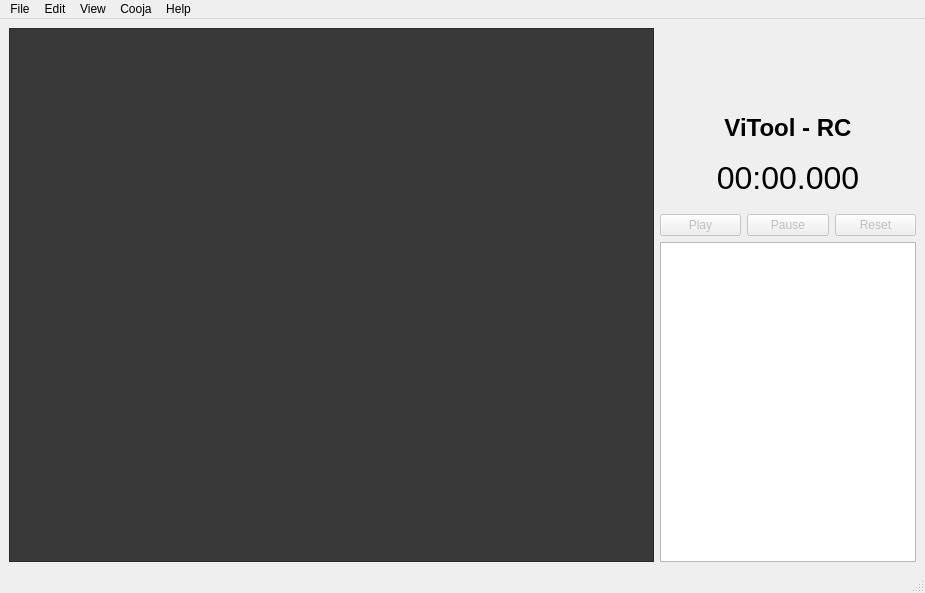
<?xml version="1.0" encoding="UTF-8"?>
<ui version="4.0">
 <class>MainWindow</class>
 <widget class="QMainWindow" name="MainWindow">
  <property name="geometry">
   <rect>
    <x>0</x>
    <y>0</y>
    <width>925</width>
    <height>593</height>
   </rect>
  </property>
  <property name="sizePolicy">
   <sizepolicy hsizetype="Preferred" vsizetype="Preferred">
    <horstretch>1</horstretch>
    <verstretch>0</verstretch>
   </sizepolicy>
  </property>
  <property name="windowTitle">
   <string>Visualizer Tool based on RPL Cooja</string>
  </property>
  <widget class="QWidget" name="centralwidget">
   <layout class="QHBoxLayout" name="horizontalLayout_2">
    <item>
     <widget class="QGraphicsView" name="graphicsView">
      <property name="enabled">
       <bool>true</bool>
      </property>
      <property name="sizePolicy">
       <sizepolicy hsizetype="Expanding" vsizetype="Expanding">
        <horstretch>1</horstretch>
        <verstretch>0</verstretch>
       </sizepolicy>
      </property>
      <property name="cursor" stdset="0">
       <cursorShape>OpenHandCursor</cursorShape>
      </property>
      <property name="styleSheet">
       <string notr="true">background-color: rgb(57, 57, 57);</string>
      </property>
      <property name="verticalScrollBarPolicy">
       <enum>Qt::ScrollBarAlwaysOff</enum>
      </property>
      <property name="horizontalScrollBarPolicy">
       <enum>Qt::ScrollBarAlwaysOff</enum>
      </property>
      <property name="renderHints">
       <set>QPainter::Antialiasing|QPainter::HighQualityAntialiasing|QPainter::SmoothPixmapTransform|QPainter::TextAntialiasing</set>
      </property>
      <property name="dragMode">
       <enum>QGraphicsView::ScrollHandDrag</enum>
      </property>
      <property name="transformationAnchor">
       <enum>QGraphicsView::AnchorUnderMouse</enum>
      </property>
      <property name="resizeAnchor">
       <enum>QGraphicsView::AnchorUnderMouse</enum>
      </property>
      <property name="viewportUpdateMode">
       <enum>QGraphicsView::FullViewportUpdate</enum>
      </property>
     </widget>
    </item>
    <item>
     <layout class="QVBoxLayout" name="verticalLayout" stretch="0,0,0,0,0">
      <property name="sizeConstraint">
       <enum>QLayout::SetDefaultConstraint</enum>
      </property>
      <property name="leftMargin">
       <number>0</number>
      </property>
      <item>
       <widget class="QWidget" name="widget" native="true">
        <property name="minimumSize">
         <size>
          <width>0</width>
          <height>80</height>
         </size>
        </property>
        <widget class="QLabel" name="logo">
         <property name="geometry">
          <rect>
           <x>90</x>
           <y>10</y>
           <width>71</width>
           <height>61</height>
          </rect>
         </property>
         <property name="styleSheet">
          <string notr="true">border-image: url(:/LogoImage/ViTool-CR.png);</string>
         </property>
         <property name="text">
          <string/>
         </property>
         <property name="scaledContents">
          <bool>true</bool>
         </property>
         <property name="alignment">
          <set>Qt::AlignCenter</set>
         </property>
        </widget>
       </widget>
      </item>
      <item>
       <widget class="QLabel" name="label">
        <property name="text">
         <string>&lt;html&gt;&lt;head/&gt;&lt;body&gt;&lt;p align=&quot;center&quot;&gt;&lt;span style=&quot; font-size:18pt; font-weight:600;&quot;&gt;ViTool - RC&lt;/span&gt;&lt;/p&gt;&lt;/body&gt;&lt;/html&gt;</string>
        </property>
       </widget>
      </item>
      <item>
       <widget class="QLabel" name="timer">
        <property name="minimumSize">
         <size>
          <width>0</width>
          <height>60</height>
         </size>
        </property>
        <property name="font">
         <font>
          <pointsize>24</pointsize>
         </font>
        </property>
        <property name="text">
         <string>00:00.000</string>
        </property>
        <property name="alignment">
         <set>Qt::AlignCenter</set>
        </property>
       </widget>
      </item>
      <item>
       <layout class="QHBoxLayout" name="horizontalLayout">
        <item>
         <widget class="QPushButton" name="run">
          <property name="enabled">
           <bool>false</bool>
          </property>
          <property name="text">
           <string>Play</string>
          </property>
         </widget>
        </item>
        <item>
         <widget class="QPushButton" name="pause">
          <property name="enabled">
           <bool>false</bool>
          </property>
          <property name="text">
           <string>Pause</string>
          </property>
         </widget>
        </item>
        <item>
         <widget class="QPushButton" name="reload">
          <property name="enabled">
           <bool>false</bool>
          </property>
          <property name="text">
           <string>Reset</string>
          </property>
         </widget>
        </item>
       </layout>
      </item>
      <item>
       <widget class="QPlainTextEdit" name="log">
        <property name="readOnly">
         <bool>true</bool>
        </property>
        <property name="textInteractionFlags">
         <set>Qt::TextSelectableByKeyboard|Qt::TextSelectableByMouse</set>
        </property>
       </widget>
      </item>
     </layout>
    </item>
   </layout>
  </widget>
  <widget class="QMenuBar" name="menubar">
   <property name="geometry">
    <rect>
     <x>0</x>
     <y>0</y>
     <width>925</width>
     <height>22</height>
    </rect>
   </property>
   <widget class="QMenu" name="menuFile">
    <property name="title">
     <string>File</string>
    </property>
    <addaction name="new_project"/>
    <addaction name="open"/>
    <addaction name="save"/>
    <addaction name="dodag"/>
    <addaction name="separator"/>
    <addaction name="actionClose"/>
   </widget>
   <widget class="QMenu" name="menuEdit">
    <property name="title">
     <string>Edit</string>
    </property>
    <addaction name="editor"/>
    <addaction name="parameters"/>
   </widget>
   <widget class="QMenu" name="menuView">
    <property name="title">
     <string>View</string>
    </property>
    <widget class="QMenu" name="menuRPL_Tree">
     <property name="enabled">
      <bool>false</bool>
     </property>
     <property name="title">
      <string>RPL Tree</string>
     </property>
     <addaction name="topology"/>
     <addaction name="restart"/>
    </widget>
    <addaction name="Energy_consumption"/>
    <addaction name="Latency"/>
    <addaction name="Control_messages"/>
    <addaction name="DODAG_build"/>
    <addaction name="menuRPL_Tree"/>
   </widget>
   <widget class="QMenu" name="menuHelp">
    <property name="title">
     <string>Help</string>
    </property>
    <addaction name="guide"/>
    <addaction name="about"/>
   </widget>
   <widget class="QMenu" name="menuCooja">
    <property name="title">
     <string>Cooja</string>
    </property>
    <addaction name="cooja"/>
   </widget>
   <addaction name="menuFile"/>
   <addaction name="menuEdit"/>
   <addaction name="menuView"/>
   <addaction name="menuCooja"/>
   <addaction name="menuHelp"/>
  </widget>
  <widget class="QStatusBar" name="statusbar"/>
  <action name="open">
   <property name="text">
    <string>Open project</string>
   </property>
   <property name="shortcut">
    <string>Meta+O</string>
   </property>
  </action>
  <action name="save">
   <property name="enabled">
    <bool>false</bool>
   </property>
   <property name="text">
    <string>Save project</string>
   </property>
   <property name="shortcut">
    <string>Meta+S</string>
   </property>
  </action>
  <action name="dodag">
   <property name="enabled">
    <bool>false</bool>
   </property>
   <property name="text">
    <string>Export DODAG</string>
   </property>
   <property name="shortcut">
    <string>Meta+D</string>
   </property>
  </action>
  <action name="actionClose">
   <property name="text">
    <string>Close</string>
   </property>
  </action>
  <action name="editor">
   <property name="text">
    <string>Node editor</string>
   </property>
   <property name="shortcut">
    <string>Meta+E</string>
   </property>
  </action>
  <action name="parameters">
   <property name="enabled">
    <bool>false</bool>
   </property>
   <property name="text">
    <string>Simulation parameters</string>
   </property>
   <property name="shortcut">
    <string>Meta+P</string>
   </property>
  </action>
  <action name="guide">
   <property name="text">
    <string>See guide</string>
   </property>
  </action>
  <action name="about">
   <property name="text">
    <string>About us</string>
   </property>
  </action>
  <action name="actionActivate">
   <property name="text">
    <string>Activate</string>
   </property>
  </action>
  <action name="actionDesactivate">
   <property name="text">
    <string>Show</string>
   </property>
  </action>
  <action name="actionDesactivate_2">
   <property name="text">
    <string>Desactivate</string>
   </property>
  </action>
  <action name="actionHide">
   <property name="text">
    <string>Hide</string>
   </property>
  </action>
  <action name="actionShow">
   <property name="text">
    <string>Show</string>
   </property>
  </action>
  <action name="actionHide_2">
   <property name="text">
    <string>Hide</string>
   </property>
  </action>
  <action name="actionShow_2">
   <property name="enabled">
    <bool>true</bool>
   </property>
   <property name="text">
    <string>Show</string>
   </property>
  </action>
  <action name="actionHide_3">
   <property name="text">
    <string>Hide</string>
   </property>
  </action>
  <action name="topology">
   <property name="text">
    <string>See topology</string>
   </property>
  </action>
  <action name="restart">
   <property name="text">
    <string>Restart view</string>
   </property>
  </action>
  <action name="Energy_consumption">
   <property name="checkable">
    <bool>true</bool>
   </property>
   <property name="enabled">
    <bool>false</bool>
   </property>
   <property name="text">
    <string>Energy consumption</string>
   </property>
  </action>
  <action name="Latency">
   <property name="checkable">
    <bool>true</bool>
   </property>
   <property name="enabled">
    <bool>false</bool>
   </property>
   <property name="text">
    <string>Latency per node</string>
   </property>
  </action>
  <action name="Control_messages">
   <property name="checkable">
    <bool>true</bool>
   </property>
   <property name="enabled">
    <bool>false</bool>
   </property>
   <property name="text">
    <string>Control messages</string>
   </property>
  </action>
  <action name="new_project">
   <property name="text">
    <string>New project</string>
   </property>
  </action>
  <action name="DODAG_build">
   <property name="checkable">
    <bool>true</bool>
   </property>
   <property name="enabled">
    <bool>false</bool>
   </property>
   <property name="text">
    <string>DODAG build</string>
   </property>
  </action>
  <action name="cooja">
   <property name="text">
    <string>Open tool</string>
   </property>
  </action>
 </widget>
 <resources>
  <include location="logo.qrc"/>
 </resources>
 <connections>
  <connection>
   <sender>actionClose</sender>
   <signal>triggered()</signal>
   <receiver>MainWindow</receiver>
   <slot>close()</slot>
   <hints>
    <hint type="sourcelabel">
     <x>-1</x>
     <y>-1</y>
    </hint>
    <hint type="destinationlabel">
     <x>479</x>
     <y>304</y>
    </hint>
   </hints>
  </connection>
 </connections>
 <slots>
  <slot>startTimer()</slot>
 </slots>
</ui>
